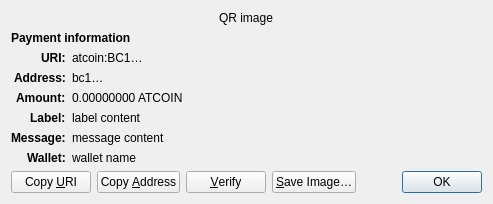
<?xml version="1.0" encoding="UTF-8"?>
<ui version="4.0">
 <class>ReceiveRequestDialog</class>
 <widget class="QDialog" name="ReceiveRequestDialog">
  <property name="geometry">
   <rect>
    <x>0</x>
    <y>0</y>
    <width>413</width>
    <height>229</height>
   </rect>
  </property>
  <property name="windowTitle">
   <string>Request payment to …</string>
  </property>
  <layout class="QGridLayout" name="gridLayout" columnstretch="0,1">
   <property name="sizeConstraint">
    <enum>QLayout::SetFixedSize</enum>
   </property>
   <item row="0" column="0" colspan="2" alignment="Qt::AlignHCenter">
    <widget class="QRImageWidget" name="qr_code">
     <property name="text">
      <string notr="true">QR image</string>
     </property>
     <property name="textInteractionFlags">
      <set>Qt::NoTextInteraction</set>
     </property>
    </widget>
   </item>
   <item row="1" column="0" colspan="2">
    <widget class="QLabel" name="payment_header">
     <property name="font">
      <font>
       <weight>75</weight>
       <bold>true</bold>
      </font>
     </property>
     <property name="text">
      <string>Payment information</string>
     </property>
     <property name="textInteractionFlags">
      <set>Qt::NoTextInteraction</set>
     </property>
    </widget>
   </item>
   <item row="2" column="0" alignment="Qt::AlignRight|Qt::AlignTop">
    <widget class="QLabel" name="uri_tag">
     <property name="font">
      <font>
       <weight>75</weight>
       <bold>true</bold>
      </font>
     </property>
     <property name="text">
      <string notr="true">URI:</string>
     </property>
     <property name="textFormat">
      <enum>Qt::PlainText</enum>
     </property>
     <property name="textInteractionFlags">
      <set>Qt::NoTextInteraction</set>
     </property>
    </widget>
   </item>
   <item row="2" column="1" alignment="Qt::AlignTop">
    <widget class="QLabel" name="uri_content">
     <property name="text">
      <string notr="true">atcoin:BC1…</string>
     </property>
     <property name="textFormat">
      <enum>Qt::RichText</enum>
     </property>
     <property name="wordWrap">
      <bool>true</bool>
     </property>
     <property name="textInteractionFlags">
      <set>Qt::TextSelectableByMouse</set>
     </property>
    </widget>
   </item>
   <item row="3" column="0" alignment="Qt::AlignRight|Qt::AlignTop">
    <widget class="QLabel" name="address_tag">
     <property name="font">
      <font>
       <weight>75</weight>
       <bold>true</bold>
      </font>
     </property>
     <property name="text">
      <string>Address:</string>
     </property>
     <property name="textInteractionFlags">
      <set>Qt::NoTextInteraction</set>
     </property>
    </widget>
   </item>
   <item row="3" column="1" alignment="Qt::AlignTop">
    <widget class="QLabel" name="address_content">
     <property name="text">
      <string notr="true">bc1…</string>
     </property>
     <property name="textFormat">
      <enum>Qt::PlainText</enum>
     </property>
     <property name="textInteractionFlags">
      <set>Qt::TextSelectableByMouse</set>
     </property>
    </widget>
   </item>
   <item row="4" column="0" alignment="Qt::AlignRight|Qt::AlignTop">
    <widget class="QLabel" name="amount_tag">
     <property name="font">
      <font>
       <weight>75</weight>
       <bold>true</bold>
      </font>
     </property>
     <property name="text">
      <string>Amount:</string>
     </property>
     <property name="textInteractionFlags">
      <set>Qt::NoTextInteraction</set>
     </property>
    </widget>
   </item>
   <item row="4" column="1" alignment="Qt::AlignTop">
    <widget class="QLabel" name="amount_content">
     <property name="text">
      <string notr="true">0.00000000 ATCOIN</string>
     </property>
     <property name="textFormat">
      <enum>Qt::PlainText</enum>
     </property>
     <property name="textInteractionFlags">
      <set>Qt::TextSelectableByMouse</set>
     </property>
    </widget>
   </item>
   <item row="5" column="0" alignment="Qt::AlignRight|Qt::AlignTop">
    <widget class="QLabel" name="label_tag">
     <property name="font">
      <font>
       <weight>75</weight>
       <bold>true</bold>
      </font>
     </property>
     <property name="text">
      <string>Label:</string>
     </property>
     <property name="textInteractionFlags">
      <set>Qt::NoTextInteraction</set>
     </property>
    </widget>
   </item>
   <item row="5" column="1" alignment="Qt::AlignTop">
    <widget class="QLabel" name="label_content">
     <property name="text">
      <string notr="true">label content</string>
     </property>
     <property name="textFormat">
      <enum>Qt::PlainText</enum>
     </property>
     <property name="wordWrap">
      <bool>true</bool>
     </property>
     <property name="textInteractionFlags">
      <set>Qt::TextSelectableByMouse</set>
     </property>
    </widget>
   </item>
   <item row="6" column="0" alignment="Qt::AlignRight|Qt::AlignTop">
    <widget class="QLabel" name="message_tag">
     <property name="font">
      <font>
       <weight>75</weight>
       <bold>true</bold>
      </font>
     </property>
     <property name="text">
      <string>Message:</string>
     </property>
     <property name="textInteractionFlags">
      <set>Qt::NoTextInteraction</set>
     </property>
    </widget>
   </item>
   <item row="6" column="1" alignment="Qt::AlignTop">
    <widget class="QLabel" name="message_content">
     <property name="text">
      <string notr="true">message content</string>
     </property>
     <property name="textFormat">
      <enum>Qt::PlainText</enum>
     </property>
     <property name="wordWrap">
      <bool>true</bool>
     </property>
     <property name="textInteractionFlags">
      <set>Qt::TextSelectableByMouse</set>
     </property>
    </widget>
   </item>
   <item row="7" column="0" alignment="Qt::AlignRight|Qt::AlignTop">
    <widget class="QLabel" name="wallet_tag">
     <property name="font">
      <font>
       <weight>75</weight>
       <bold>true</bold>
      </font>
     </property>
     <property name="text">
      <string>Wallet:</string>
     </property>
     <property name="textInteractionFlags">
      <set>Qt::NoTextInteraction</set>
     </property>
    </widget>
   </item>
   <item row="7" column="1" alignment="Qt::AlignTop">
    <widget class="QLabel" name="wallet_content">
     <property name="text">
      <string notr="true">wallet name</string>
     </property>
     <property name="textFormat">
      <enum>Qt::PlainText</enum>
     </property>
     <property name="wordWrap">
      <bool>true</bool>
     </property>
     <property name="textInteractionFlags">
      <set>Qt::TextSelectableByMouse</set>
     </property>
    </widget>
   </item>
   <item row="8" column="0" colspan="2">
    <layout class="QHBoxLayout" name="horizontalLayout">
     <item>
      <widget class="QPushButton" name="btnCopyURI">
       <property name="text">
        <string>Copy &amp;URI</string>
       </property>
       <property name="autoDefault">
        <bool>false</bool>
       </property>
      </widget>
     </item>
     <item>
      <widget class="QPushButton" name="btnCopyAddress">
       <property name="text">
        <string>Copy &amp;Address</string>
       </property>
       <property name="autoDefault">
        <bool>false</bool>
       </property>
      </widget>
     </item>
     <item>
      <widget class="QPushButton" name="btnVerify">
       <property name="text">
        <string>&amp;Verify</string>
       </property>
       <property name="toolTip">
        <string>Verify this address on e.g. a hardware wallet screen</string>
       </property>
       <property name="autoDefault">
        <bool>false</bool>
       </property>
      </widget>
     </item>
     <item>
      <widget class="QPushButton" name="btnSaveAs">
       <property name="text">
        <string>&amp;Save Image…</string>
       </property>
       <property name="autoDefault">
        <bool>false</bool>
       </property>
      </widget>
     </item>
     <item>
      <spacer name="horizontalSpacer_2">
       <property name="orientation">
        <enum>Qt::Horizontal</enum>
       </property>
       <property name="sizeHint" stdset="0">
        <size>
         <width>40</width>
         <height>20</height>
        </size>
       </property>
      </spacer>
     </item>
     <item>
      <widget class="QDialogButtonBox" name="buttonBox">
       <property name="focusPolicy">
        <enum>Qt::StrongFocus</enum>
       </property>
       <property name="standardButtons">
        <set>QDialogButtonBox::Ok</set>
       </property>
      </widget>
     </item>
    </layout>
   </item>
  </layout>
 </widget>
 <customwidgets>
  <customwidget>
   <class>QRImageWidget</class>
   <extends>QLabel</extends>
   <header>qt/qrimagewidget.h</header>
  </customwidget>
 </customwidgets>
 <tabstops>
  <tabstop>buttonBox</tabstop>
  <tabstop>btnCopyURI</tabstop>
  <tabstop>btnCopyAddress</tabstop>
  <tabstop>btnSaveAs</tabstop>
 </tabstops>
 <resources/>
 <connections>
  <connection>
   <sender>buttonBox</sender>
   <signal>accepted()</signal>
   <receiver>ReceiveRequestDialog</receiver>
   <slot>accept()</slot>
   <hints>
    <hint type="sourcelabel">
     <x>135</x>
     <y>230</y>
    </hint>
    <hint type="destinationlabel">
     <x>135</x>
     <y>126</y>
    </hint>
   </hints>
  </connection>
 </connections>
</ui>
